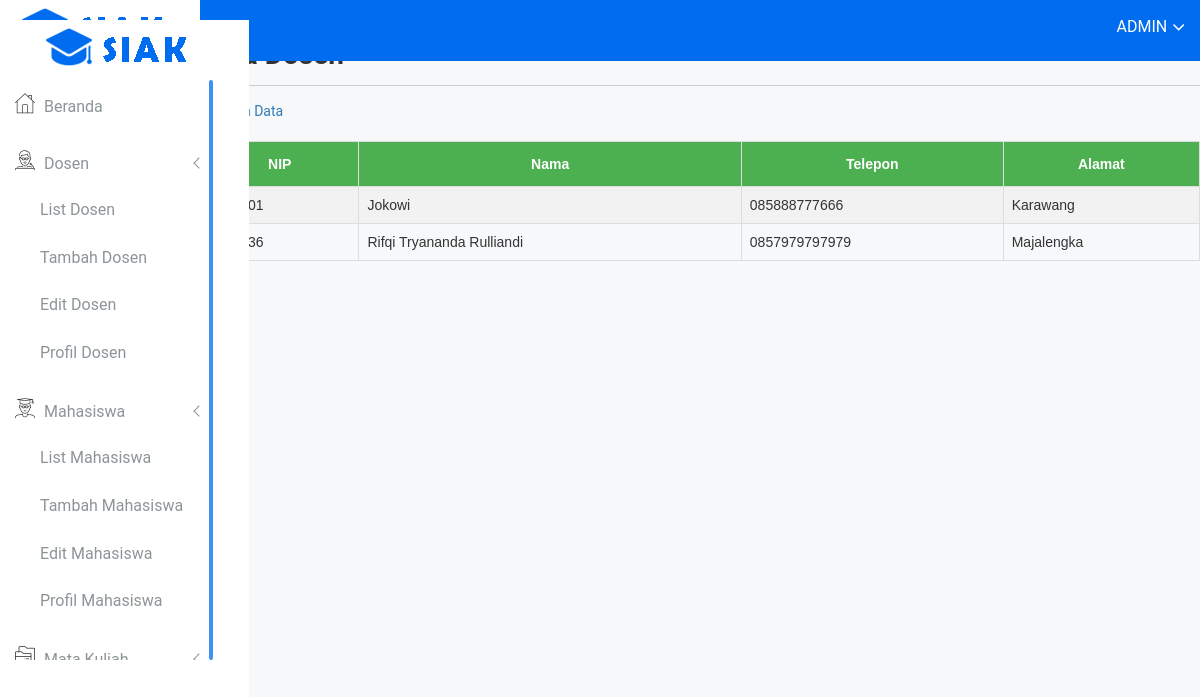
Before: /index.php/c_dosen with the older database file.
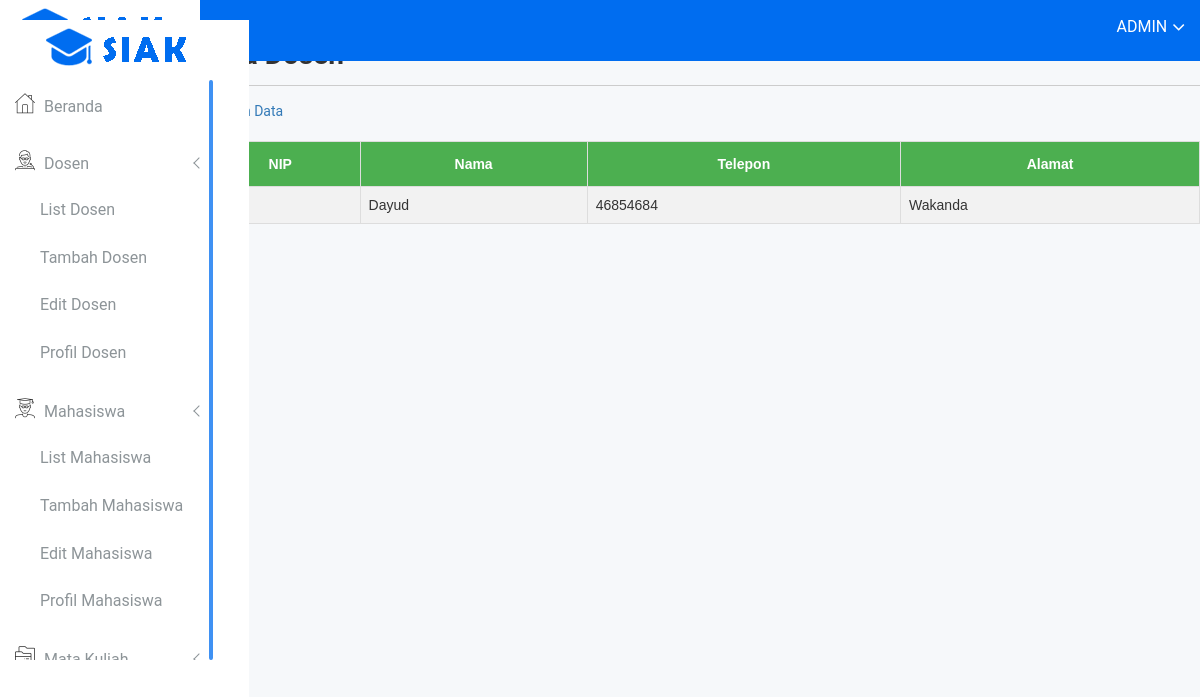
After: the same page with the newer database file.
### tables this page shows
CREATE TABLE `dosen` (
  `nip` varchar(11) NOT NULL,
  `nama` varchar(50) NOT NULL,
  `telp` varchar(15) NOT NULL,
  `alamat` text NOT NULL
);

### application/controllers/C_Dosen.php (called while the page is built, shortened)
<?php if ( ! defined('BASEPATH')) exit('No direct script access allowed');
class C_Dosen extends CI_Controller {
	public function __construct(){
		$this->load->model('M_Dosen');
	}
	public function index(){
		$datadosen['dosen'] = $this->M_Dosen->view();
		$this->load->view('./header');
		$this->load->view('dosen/index', $datadosen);
		$this->load->view('./footer');
	}
}

### index.php (called while the page is built, shortened)
<?php
require_once BASEPATH.'core/CodeIgniter.php';

### application/models/M_Dosen.php (called while the page is built, shortened)
<?php if ( ! defined('BASEPATH')) exit('No direct script access allowed');
class M_Dosen extends CI_Model {
	public function view(){
		return $this->db->get('dosen')->result();
	}
}

### application/views/dosen/index.php (the view, shortened to what the rows shown need)
<!doctype html>
<html class="no-js" lang="en">
<head>
    <link rel="stylesheet" href="<?php echo base_url(); ?>assets/css/bootstrap.min.css">
    <link rel="stylesheet" href="<?php echo base_url(); ?>assets/css/font-awesome.min.css">
    <link rel="stylesheet" href="<?php echo base_url(); ?>assets/css/owl.carousel.css">
    <link rel="stylesheet" href="<?php echo base_url(); ?>assets/css/owl.theme.css">
    <link rel="stylesheet" href="<?php echo base_url(); ?>assets/css/owl.transitions.css">
    <link rel="stylesheet" href="<?php echo base_url(); ?>assets/css/animate.css">
    <link rel="stylesheet" href="<?php echo base_url(); ?>assets/css/normalize.css">
    <link rel="stylesheet" href="<?php echo base_url(); ?>assets/css/meanmenu.min.css">
    <link rel="stylesheet" href="<?php echo base_url(); ?>assets/css/main.css">
    <link rel="stylesheet" href="<?php echo base_url(); ?>assets/css/educate-custon-icon.css">
    <link rel="stylesheet" href="<?php echo base_url(); ?>assets/css/morrisjs/morris.css">
    <link rel="stylesheet" href="<?php echo base_url(); ?>assets/css/scrollbar/jquery.mCustomScrollbar.min.css">
    <link rel="stylesheet" href="<?php echo base_url(); ?>assets/css/metisMenu/metisMenu.min.css">
    <link rel="stylesheet" href="<?php echo base_url(); ?>assets/css/metisMenu/metisMenu-vertical.css">
    <link rel="stylesheet" href="<?php echo base_url(); ?>assets/css/calendar/fullcalendar.min.css">
    <link rel="stylesheet" href="<?php echo base_url(); ?>assets/css/calendar/fullcalendar.print.min.css">
    <link rel="stylesheet" href="<?php echo base_url(); ?>style.css">
    <link rel="stylesheet" href="<?php echo base_url(); ?>assets/css/responsive.css">
</head>
<body>
    <div class="all-content-wrapper">
        <div class="header-advance-area">
            <h1>Data Dosen</h1>
            <a href='<?php echo base_url("dosen/tambah"); ?>'>Tambah Data</a><br><br>
            <table id="tablenya" border="1" cellpadding="7">
                <tr>
                    <th>NIP</th>
                    <th>Nama</th>
                    <th>Telepon</th>
                    <th>Alamat</th>
                </tr>
                <?php
                if( ! empty($dosen)){
                    foreach($dosen as $datadosen){
                        echo "<tr>
                        <td>".$datadosen->nip."</td>
                        <td>".$datadosen->nama."</td>
                        <td>".$datadosen->telp."</td>
                        <td>".$datadosen->alamat."</td>
                        </tr>";
                    }
                }else{
                    echo "<tr><td align='center' colspan='7'>Data Tidak Ada</td></tr>";
                }
                ?>
            </table>
        </div>
    </div>
</body>
</html>

Changed rows visible on the page:
removed dosen: nama "Jokowi", telp "085888777666", alamat "Karawang"
removed dosen: nama "Rifqi Tryananda Rulliandi", telp "0857979797979", alamat "Majalengka"
added dosen: nama "Dayud", telp "46854684", alamat "Wakanda"
